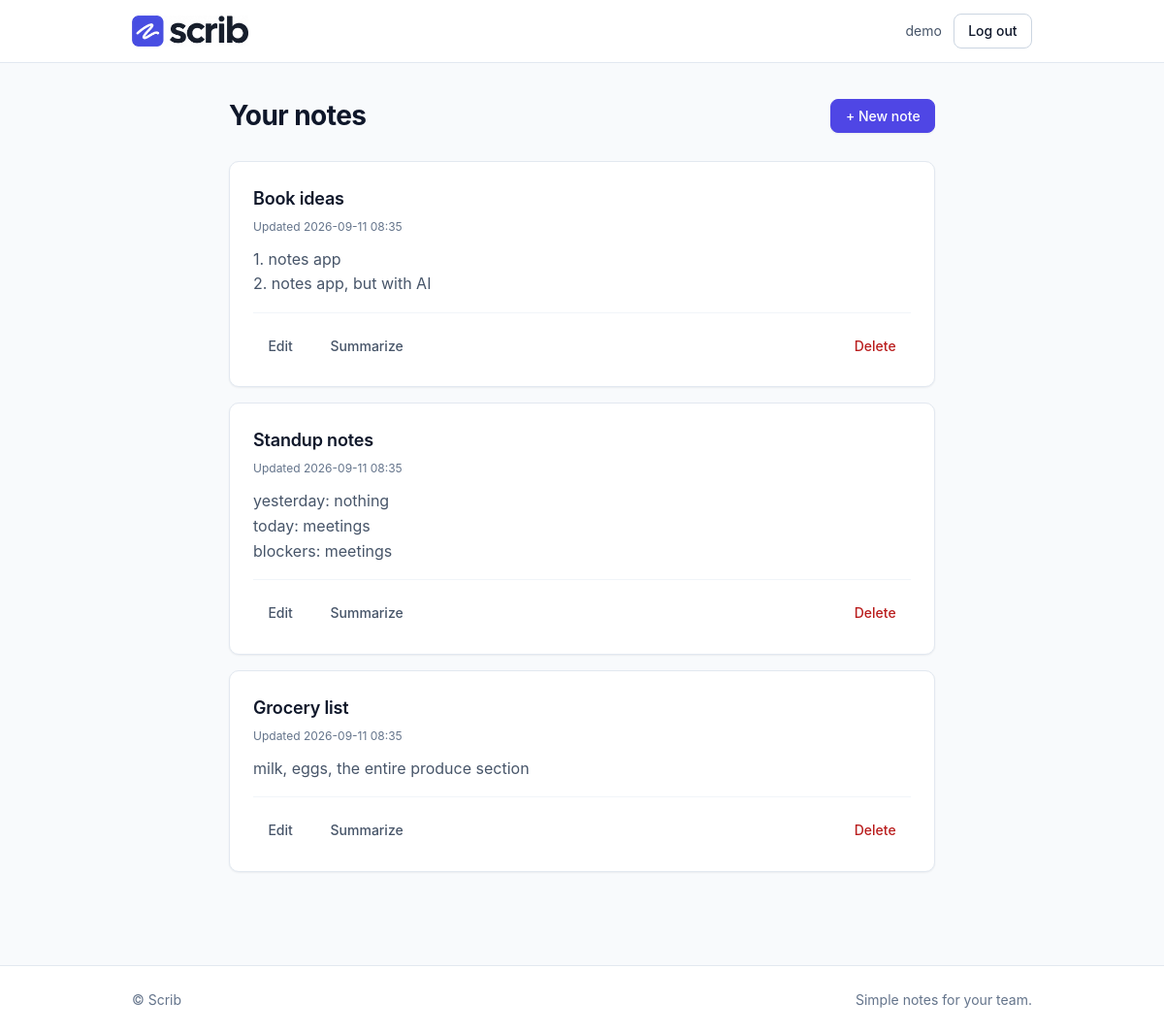
The app's page / (signed in) with its own data.
### apps/notes/models.py (models this page shows, shortened)
class Note(models.Model):
    owner = models.ForeignKey(
        settings.AUTH_USER_MODEL,
        on_delete=models.CASCADE,
        related_name="notes",
    )
    title = models.CharField(max_length=200)
    body = models.TextField(blank=True)
    summary = models.TextField(blank=True)
    created_at = models.DateTimeField(auto_now_add=True)
    updated_at = models.DateTimeField(auto_now=True)
    class Meta:
        ordering = ["-updated_at"]

### apps/notes/views.py (the view)
# urls.py: path("", views.landing_view, name="landing"),
def landing_view(request):
    if request.user.is_authenticated:
        return note_list(request)
    return render(request, "notes/landing.html")

### apps/notes/views.py (called while the page is built)
@login_required
def note_list(request):
    notes = Note.objects.filter(owner=request.user)
    return render(request, "notes/list.html", {"notes": notes})

### apps/notes/templates/notes/list.html (shortened to what this page needs)
{% extends "notes/base.html" %}
{% load static %}
{% block content %}
  <div class="page-head">
    <h1>Your notes</h1>
    <button
      class="btn--primary"
      hx-get="{% url 'note_create' %}"
      hx-target="#new-note-slot"
      hx-swap="innerHTML">
      + New note
    </button>
  </div>
  <div class="notes-area">
    <div id="note-list">
      {% for note in notes %}
        {% include "notes/_note_card.html" with note=note %}
      {% endfor %}
    </div>
  </div>
{% endblock %}

### apps/notes/templates/notes/base.html (shortened to what this page needs)
{% load static %}
<!doctype html>
<html lang="en">
<head>
  <link rel="stylesheet" href="{% static 'js/styles.css' %}">
</head>
<body>
  <header class="site-header">
    <div class="container site-header__inner">
      <a class="brand" href="/" aria-label="Scrib home"><img src="{% static 'images/scrib-wordmark.webp' %}" alt="Scrib" width="120" height="32"></a>
      <nav class="nav">
        {% if user.is_authenticated %}
          <span class="nav__user">{{ user.username }}</span>
          <a href="{% url 'logout' %}" class="btn">Log out</a>
        {% else %}
          {% block nav_anon %}<a href="{% url 'login' %}" class="btn btn--primary">Log in</a>{% endblock %}
        {% endif %}
      </nav>
    </div>
  </header>
  {% block body %}
  <main class="page">
    <div class="container container--app">{% block content %}{% endblock %}</div>
  </main>
  {% endblock %}
  <footer class="site-footer">
    <div class="container site-footer__inner">
      <span>&copy; Scrib</span>
      <span>Simple notes for your team.</span>
    </div>
  </footer>
</body>
</html>

### apps/notes/templates/notes/_note_card.html (shortened to what this page needs)
{% load static %}
<div class="note-card" id="note-{{ note.pk }}">
  <h3>{{ note.title }}</h3>
  <div class="meta">Updated {{ note.updated_at|date:"Y-m-d H:i" }}</div>
  <p>{{ note.body|linebreaksbr }}</p>
  <div class="actions">
    <button class="btn--ghost"
      hx-get="{% url 'note_edit' note.pk %}"
      hx-target="#note-{{ note.pk }}"
      hx-swap="outerHTML">Edit</button>
    <button class="btn--ghost"
      hx-post="{% url 'note_summarize' note.pk %}"
      hx-target="#note-{{ note.pk }}"
      hx-swap="outerHTML"
      hx-headers='{"X-CSRFToken": "{{ csrf_token }}"}'>Summarize</button>
    <button class="btn--ghost btn--danger"
      hx-delete="{% url 'note_delete' note.pk %}"
      hx-target="#note-{{ note.pk }}"
      hx-swap="outerHTML"
      hx-confirm="Delete this note?"
      hx-headers='{"X-CSRFToken": "{{ csrf_token }}"}'>Delete</button>
  </div>
</div>

### static/js/styles.css (style rules this page uses)
:root { --accent: #4f46e5;--accent-hover: #4338ca;--accent-soft: #eef2ff;--accent-ring: rgba(79, 70, 229, .35);--gray-0: #ffffff;--gray-50: #f8fafc;--gray-100: #f1f5f9;--gray-200: #e2e8f0;--gray-300: #cbd5e1;--gray-500: #64748b;--gray-600: #475569;--gray-900: #0f172a;--danger: #b91c1c;--danger-soft: #fef2f2;--space-1: .25rem;--space-2: .5rem;--space-3: .75rem;--space-4: 1rem;--space-5: 1.5rem;--space-6: 2rem;--space-7: 3rem;--space-8: 5rem;--font: "Inter", system-ui, -apple-system, "Segoe UI", Roboto, sans-serif;--text-hero: clamp(2.25rem, 5vw + 1rem, 3.5rem);--text-headline: 1.75rem;--text-title: 1.125rem;--text-body: 1rem;--text-small: .875rem;--text-meta: .75rem;--radius: 10px;--radius-sm: 8px;--shadow-sm: 0 1px 2px rgba(15, 23, 42, .06);--shadow-md: 0 6px 20px rgba(15, 23, 42, .08);--container: 960px;--container-app: 760px }
*,*:before,*:after { box-sizing:border-box }
body { margin:0;font-family:var(--font);font-size:var(--text-body);line-height:1.6;color:var(--gray-900);background:var(--gray-50);-webkit-font-smoothing:antialiased;min-height:100vh;display:flex;flex-direction:column }
h1,h2,h3,p { margin:0 }
a { color:var(--accent) }
.container { width:100%;max-width:var(--container);margin:0 auto;padding:0 var(--space-4) }
.container--app { max-width:var(--container-app) }
.page { flex:1;padding:var(--space-6) 0 var(--space-8) }
.site-header { background:var(--gray-0);border-bottom:1px solid var(--gray-200);position:sticky;top:0;z-index:10 }
.site-header__inner { display:flex;align-items:center;justify-content:space-between;height:64px }
.brand { display:inline-flex;align-items:center }
.brand img { height:32px;width:auto;display:block }
.nav { display:flex;align-items:center;gap:var(--space-3) }
.nav__user { font-size:var(--text-small);color:var(--gray-600) }
button,.btn { font:inherit;font-size:var(--text-small);font-weight:500;line-height:1.25;display:inline-flex;align-items:center;justify-content:center;gap:var(--space-2);padding:.5rem .9rem;border:1px solid var(--gray-300);border-radius:var(--radius-sm);background:var(--gray-0);color:var(--gray-900);text-decoration:none;cursor:pointer;transition:background .15s,border-color .15s,box-shadow .15s }
.btn--primary,button[type=submit] { background:var(--accent);border-color:var(--accent);color:#fff;box-shadow:var(--shadow-sm) }
.btn--ghost { border-color:transparent;background:transparent;color:var(--gray-600) }
.btn--danger { color:var(--danger) }
::placeholder { color:var(--gray-500);opacity:.8 }
.site-footer { border-top:1px solid var(--gray-200);background:var(--gray-0);padding:var(--space-5) 0;font-size:var(--text-small);color:var(--gray-500) }
.site-footer__inner { display:flex;justify-content:space-between;gap:var(--space-4);flex-wrap:wrap }
.page-head { display:flex;justify-content:space-between;align-items:center;gap:var(--space-4);margin-bottom:var(--space-5) }
.page-head h1 { font-size:var(--text-headline);letter-spacing:-.02em }
.note-card { background:var(--gray-0);border:1px solid var(--gray-200);border-radius:var(--radius);padding:var(--space-5);margin-bottom:var(--space-4);box-shadow:var(--shadow-sm);transition:box-shadow .15s,border-color .15s }
.note-card h3 { font-size:var(--text-title);font-weight:600;letter-spacing:-.01em }
.note-card .meta { color:var(--gray-500);font-size:var(--text-meta);margin:var(--space-1) 0 var(--space-3) }
.note-card p { color:var(--gray-600);overflow-wrap:anywhere }
.note-card .actions { display:flex;flex-wrap:wrap;gap:var(--space-2);margin-top:var(--space-4);padding-top:var(--space-4);border-top:1px solid var(--gray-100) }
.note-card .actions button:last-child { margin-left:auto }

### records on screen
Note: title "Book ideas", updated_at "2026-09-11 08:35", body "1. notes app 2. notes app, but with AI"
Note: title "Standup notes", updated_at "2026-09-11 08:35", body "yesterday: nothing today: meetings blockers: meetings"
Note: title "Grocery list", updated_at "2026-09-11 08:35", body "milk, eggs, the entire produce section"

### other values on screen
{{ user.username }} "demo"
